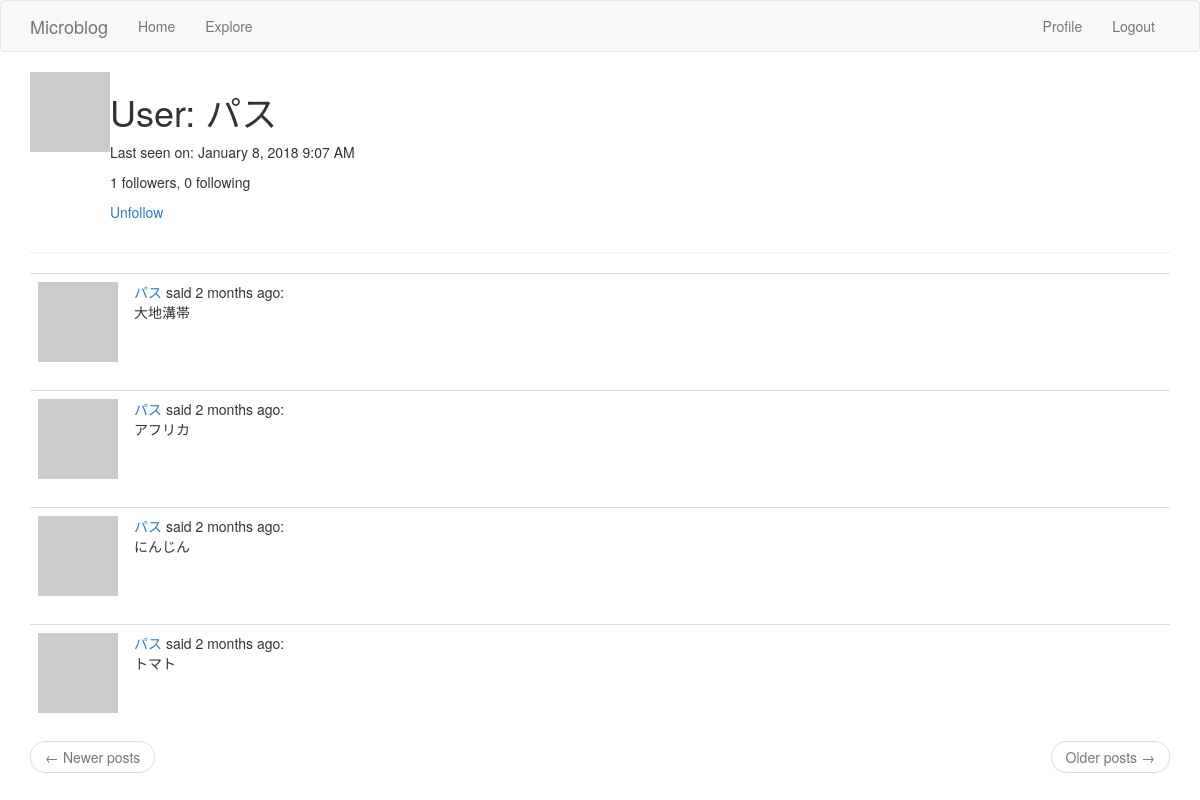
The page /user/パス (signed in) on the database its author committed.
### app/models.py (models this page shows, shortened)
class User(UserMixin,db.Model):
    id = db.Column(db.Integer,primary_key=True)
    username = db.Column(db.String(64),index=True,unique=True)
    email = db.Column(db.String(120),index=True,unique=True)
    password_hash = db.Column(db.String(128))
    about_me = db.Column(db.String(140))
    last_seen = db.Column(db.DateTime,default=datetime.utcnow)
    """
    a db.relationship field is normally defined on the “one” side, and
    is used as a convenient way to get access to the “many”.
    """
    posts = db.relationship("Post",backref="author",lazy="dynamic")
    """
    フォロー・フォロワーの関係を追加
    "User": セルフ参照の関係なので自分自身
    secondary: 関係性を表す関係テーブル
    followers.c.**: cはColumnsを表すプロパティ
    詳細はp.134~135を参照のこと（８．３節）
    """
    followed = db.relationship(
        "User",secondary=followers,
        primaryjoin=(followers.c.follower_id == id),
        secondaryjoin=(followers.c.followed_id == id),
        backref=db.backref("followers",lazy="dynamic"),lazy="dynamic"
    )
    def avatar(self,size):
        digest = md5(self.email.lower().encode('utf-8')).hexdigest()
        return "https://www.gravatar.com/avatar/{}?d=identicon&s={}".\
            format(digest,size)
    def is_following(self,user):
        return self.followed.filter(
            followers.c.followed_id == user.id).count() > 0

class Post(db.Model):
    id = db.Column(db.Integer,primary_key=True)
    body = db.Column(db.String(140))
    timestamp = db.Column(db.DateTime,index=True,default=datetime.utcnow)
    user_id = db.Column(db.Integer,db.ForeignKey('user.id'))

### app/routes.py (the view)
@app.route('/user/<username>')
@login_required
def user(username):
    user = User.query.filter_by(username=username).first_or_404()
    page = request.args.get("page",1,type=int)
    posts = user.posts.order_by(Post.timestamp.desc()).paginate(
        page,app.config["POSTS_PER_PAGE"],False)
    next_url = url_for("user",username=username,page=posts.next_num)\
        if posts.has_next else None
    prev_url = url_for("user",username=username,page=posts.prev_num)\
        if posts.has_prev else None
    return render_template("user.html",user=user,posts=posts.items,
        next_url=next_url,prev_url=prev_url)

### app/models.py (called while the page is built)
@login.user_loader
def load_user(id):
    return User.query.get(int(id))

### app/routes.py (called while the page is built)
@app.before_request
def before_request():
    if current_user.is_authenticated:
        current_user.last_seen = datetime.utcnow()
        db.session.commit()

### app/templates/user.html (shortened to what this page needs)
{% extends "base.html" %}
{% block app_content %}
<table>
  <tr valign="top">
    <td><img src="{{ user.avatar(128) }}" alt=""></td>
    <td>
      <h1>User: {{ user.username }}</h1>
      {% if user.last_seen %}
      <p>Last seen on: {{ moment(user.last_seen).format('LLL') }}</p>
      {% endif %}
      <p>{{ user.followers.count() }} followers, {{ user.followed.count() }} following </p>
      {% if user == current_user %}
      <p><a href="{{ url_for('edit_profile') }}">Edit your profile</a></p>
      {% elif not current_user.is_following(user) %}
      <p><a href="{{ url_for("follow",username=user.username) }}">Follow</a></p>
      {% else %}
      <p><a href="{{ url_for("unfollow",username=user.username) }}">Unfollow</a></p>
      {% endif %}
    </td>
  </tr>
</table>
<hr>
{%for post in posts %}
  {% include '_post.html' %}
{% endfor %}
<nav aria-label="...">
  <ul class="pager">
    <li class="previous{% if not prev_url %} disabled{% endif %}">
      <a href="{{ prev_url or '#' }}">
        <span aria-hidden="true">&larr;</span> Newer posts
      </a>
    </li>
    <li class="next{% if not next_url %} disabled{% endif %}">
      <a href="{{ next_url or '#' }}">
        Older posts <span aria-hidden="true">&rarr;</span>
      </a>
    </li>
  </ul>
</nav>
{% endblock %}

### app/templates/_post.html
<table class="table table-hover">
  <tr valign="top">
    <td width="70px">
      <a href="{{ url_for("user",username=post.author.username) }}">
        <img src="{{ post.author.avatar(70) }}" alt="">
      </a>
    </td>
    <td>
      <a href="{{ url_for('user',username=post.author.username) }}">
        {{ post.author.username }}
      </a>
      said {{ moment(post.timestamp).fromNow() }}:
      <br>
      {{ post.body }}
    </td>
  </tr>
</table>

### rows shown on the page
User: username "パス", last_seen "January 8, 2018 9:07 AM"
Post: author.username "パス", timestamp "2 months ago", body "大地溝帯"
Post: author.username "パス", timestamp "2 months ago", body "アフリカ"
Post: author.username "パス", timestamp "2 months ago", body "にんじん"
Post: author.username "パス", timestamp "2 months ago", body "トマト"

### other values the page prints
{{ user.followers.count() }} "1"
{{ user.followed.count() }} "0"
